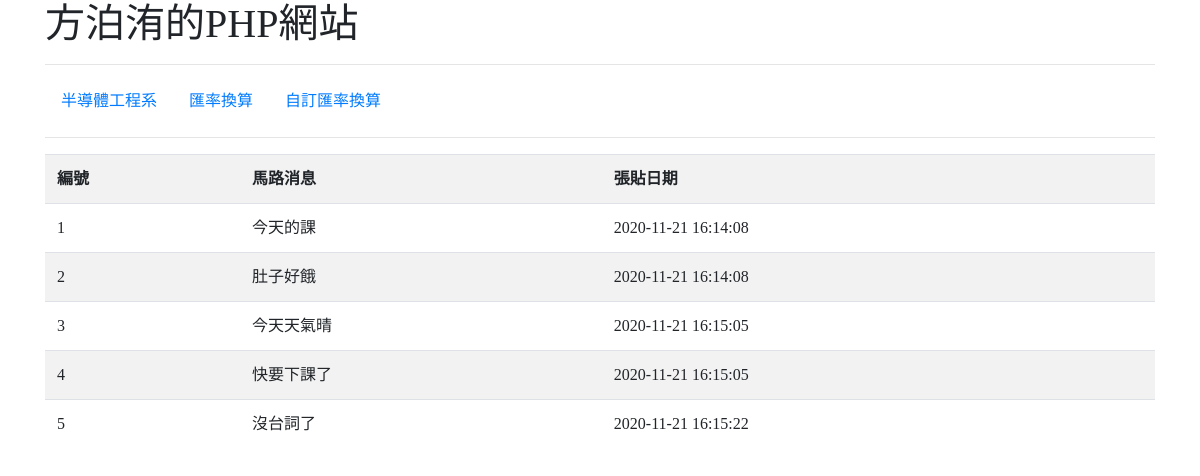
The page / on the database its author committed.
### tables this page shows
CREATE TABLE `news` (
  `id` int(11) NOT NULL,
  `title` varchar(200) NOT NULL,
  `pub_date` datetime NOT NULL DEFAULT CURRENT_TIMESTAMP
);

### index.php (the view, shortened to what this page needs)
<?php
	$servername = "localhost";
	$username = "root";
	$password = "12345678";
	$dbname = "nkustdb";
    $conn = new mysqli($servername, $username, $password, $dbname);
?>
<!doctype html>
<html lang="en">
  <head>
    <link rel="stylesheet" href="https://cdn.jsdelivr.net/npm/bootstrap@4.5.3/dist/css/bootstrap.min.css">
  </head>
  <body>
  	<div class="container">
    <h1>方泊洧的PHP網站</h1>
    <hr>
	<ul class="nav">
	  <li class="nav-item">
	    <a class="nav-link active" href="http://ee.nkmu.edu.tw/">半導體工程系</a>
	  </li>
	  <li class="nav-item">
	    <a class="nav-link" href="exchange.php">匯率換算</a>
	  </li>
	  <li class="nav-item">
	    <a class="nav-link" href="exchange2.php">自訂匯率換算</a>
	  </li>
	</ul>
	<hr>
	<?php
		$sql = "SELECT * FROM news";
		$result = $conn->query($sql);
		if ($result->num_rows > 0) {
		  echo "<table class='table table-striped'>";
		  echo "<tr><th>編號</th><th>馬路消息</th><th>張貼日期</th></tr>";
		  while($row = $result->fetch_assoc()) {
		  	echo "<tr>";
		    echo "<td>". $row["id"]."</td>".
		         "<td>". $row["title"]."</td>".
		         "<td>". $row["pub_date"]."</td>";
		    echo "</tr>";
		  }
		  echo "</table>";
		} else {
		  echo "0 results";
		}
	?>
	</div>
  </body>
</html>

### index.php (style rules this page uses)
body { font-family: 標楷體; }

### rows shown on the page
news: id "1", title "今天的課", pub_date "2020-11-21 16:14:08"
news: id "2", title "肚子好餓", pub_date "2020-11-21 16:14:08"
news: id "3", title "今天天氣晴", pub_date "2020-11-21 16:15:05"
news: id "4", title "快要下課了", pub_date "2020-11-21 16:15:05"
news: id "5", title "沒台詞了", pub_date "2020-11-21 16:15:22"
